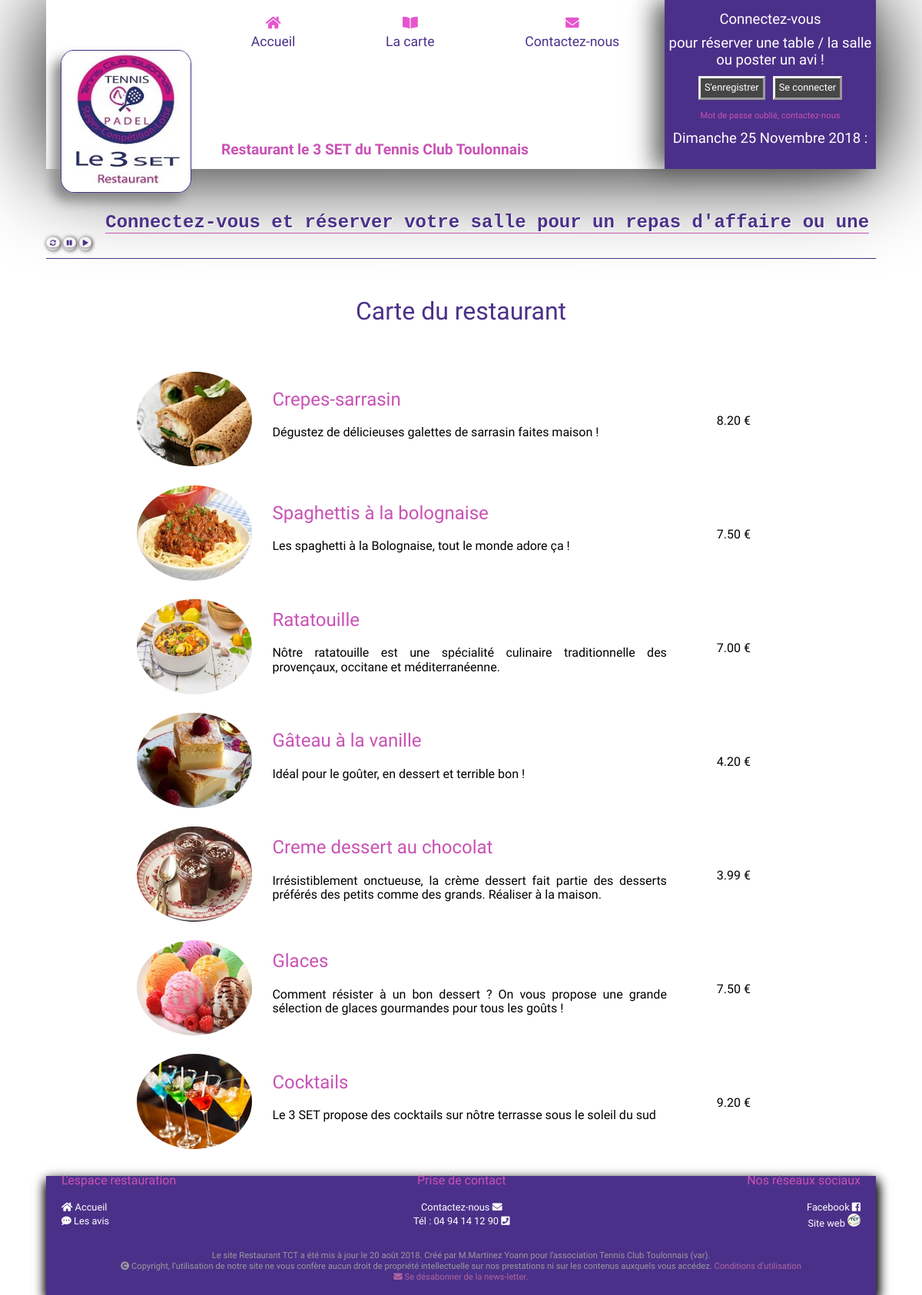
The app's page /?page=user/card with its own data.
### tables this page shows
CREATE TABLE `homes` (
  `id` int(10) NOT NULL,
  `title` varchar(70) NOT NULL,
  `textHome` text NOT NULL,
  `pop` varchar(76) NOT NULL
);

CREATE TABLE `products` (
  `id` int(10) UNSIGNED NOT NULL,
  `mealsId` int(10) NOT NULL,
  `titleProduct` varchar(64) NOT NULL,
  `priceSingle` double NOT NULL,
  `priceTotal` double DEFAULT NULL,
  `description` varchar(512) NOT NULL,
  `picture` varchar(128) NOT NULL
);

### index.php (called while the page is built, shortened)
<?php
if(array_key_exists("page", $_GET)) {
    $page = $_GET['page'];
    if (file_exists("application/controller/$page" . "_controller" . ".php")) {
        require_once "application/controller/$page" . "_controller" . ".php";
    }
} else {
    $template = "home";
}
require_once "application/controller/home_controller.php";
require_once "application/view/layout.phtml";

### application/config/config.php (called while the page is built)
<?php
$this->data = new PDO('mysql:host=localhost;dbname=restauranttct;charset=UTF8','root','Yoann1995$',
    [
        PDO::ATTR_ERRMODE => PDO::ERRMODE_EXCEPTION,
        PDO::ATTR_DEFAULT_FETCH_MODE => PDO::FETCH_ASSOC
    ]
);
$this->data->setAttribute(PDO::ATTR_ERRMODE, PDO::ERRMODE_EXCEPTION);
$this->data->setAttribute(PDO::ATTR_DEFAULT_FETCH_MODE, PDO::FETCH_ASSOC);
$this->data->query("SET lc_time_names = 'fr_FR';");

### application/model/DatabaseHome.class.php (called while the page is built, shortened)
<?php
class DataBaseHome
{
    private $data;
    function __construct()
    {
        include 'application/config/config.php';
    }
    function get_homes() {
        $sql = 'SELECT
                  id,
                  title,
                  textHome,
                  pop
                FROM
                  homes
                 ';
        $query = $this->data->prepare($sql);
        $query->execute();
        return $query->fetchAll();
    }
}

### application/controller/home_controller.php (called while the page is built)
<?php
require_once 'application/model/DatabaseHome.class.php';
$dataHome = new DataBaseHome();
$Homes = $dataHome->get_homes();
require_once 'application/model/DatabaseProduct.class.php';
$dataProduct = new DataBaseProduct();
$Products = $dataProduct->get_Products();

### application/controller/user/card_controller.php (called while the page is built)
<?php
require_once 'application/model/DatabaseHome.class.php';
$dataHome = new DataBaseHome();
$Homes = $dataHome->get_homes();
require_once 'application/model/DatabaseProduct.class.php';
$dataProduct = new DataBaseProduct();
$Products = $dataProduct->get_Products();

### application/model/DatabaseProduct.class.php (called while the page is built, shortened)
<?php
class DataBaseProduct {
    private $data;
    function __construct()
    {
        include 'application/config/config.php';
    }
    function get_Products() {
        $sql = 'SELECT
                  id,
                  picture,
                  titleProduct,
                  description,
                  priceSingle
                FROM
                  products';
        $query = $this->data->prepare($sql);
        $query->execute();
        return $query->fetchAll();
    }
}

### application/view/user/card.phtml (the view, shortened to what this page needs)
<main>
    <section>
        <table class="table_list">
            <caption><h1>Carte du restaurant</h1></caption>
            <tbody>
            <?php foreach ($Products as $Product): ?>
                <tr>
                    <td>
                        <img src="<?= VIEW_PATH ?>images/img_card/<?= $Product['picture'] ?>">
                    </td>
                    <td>
                        <h2><?= htmlspecialchars($Product['titleProduct']) ?></h2>
                        <p><?= htmlspecialchars($Product['description']) ?></p>
                    </td>
                    <td>
                <span class="price">
                   <?= number_format($Product['priceSingle'], 2) ?> €
                </span>
                    </td>
                </tr>
            <?php endforeach; ?>
            </tbody>
        </table>
    </section>
</main>

### application/view/layout.phtml (shortened to what this page needs)
<!doctype html>
<html lang="fr">
    <head>
        <link rel="stylesheet" href="<?= VIEW_PATH ?>css/normalize.css">
        <link rel="stylesheet" href="<?= VIEW_PATH ?>css/style.css">
        <link rel="stylesheet" href="<?= VIEW_PATH ?>css/scroolbar.css">
        <link rel="stylesheet" href="https://use.fontawesome.com/releases/v5.2.0/css/all.css">
    </head>
    <body>
        <header>
            <?php require_once "header.phtml" ?>
        </header>
            <?php require_once "application/view/$template.phtml" ?>
        <link href="<?= VIEW_PATH ?>css/camera.css" rel="stylesheet" type="text/css"/>
    </body>
    <footer>
        <?php require_once "footer.phtml" ?>
    </footer>
</html>

### application/view/header.phtml (shortened to what this page needs)
<header>
    <section>
        <div class="container_nav">
            <div class="logo_tct">
                <a href="<?php htmlspecialchars(HOME) ?>?page=home"><img src="<?= VIEW_PATH ?>images/logo_tct.jpg" alt="logo_tct" title="Le 3 SET"></a>
            </div>
            <nav>
                <ul>
                    <li id="home">
                        <a href="<?php htmlspecialchars(HOME) ?>?page=home"><i class="fas fa-home"></i><br>Accueil</a>
                    </li>
                    <li id="card">
                        <a href="<?php htmlspecialchars(HOME) ?>?page=user/card"><i class="fas fa-book-open"></i><br>La carte</a>
                    </li>
                    <li id="contact">
                        <a href="<?php htmlspecialchars(HOME) ?>?page=user/contact"><i class="fa fa-envelope"></i><br>Contactez-nous</a>
                    </li>
                </ul>
                <h1>Restaurant le 3 SET du Tennis Club Toulonnais</h1>
            </nav>
        </div>
        <div class="box_login">
            <div class="<?= $_SESSION['hide'] ?>">
                <p>Connectez-vous</p>
                <p>pour réserver une table / la salle ou poster un avi !</p>
                <div class="log_tct">
                    <a href="<?php htmlspecialchars(HOME) ?>?page=log/register" class="login">S'enregistrer</a>
                    <a href="<?php htmlspecialchars(HOME) ?>?page=log/login" class="login">Se connecter</a>
                </div>
                <a href="<?php htmlspecialchars(HOME) ?>?page=user/contact" class="mdp_forget">Mot de passe oublié, contactez-nous</a>
            </div>
            <div id="date">
            </div>
        </div>
    </section>
</header>
<body onload="initDefile()">
<div class="box_pop">
    <?php if (isset($Homes)) {
        foreach ($Homes as $home): ?>
            <span id="text_pop"><?= htmlspecialchars($home['pop']) ?></span>
        <?php endforeach;
    } ?>
</div>
<div class="button_pop">
    <a class="button_play" title="Rafraichir la page" href="#" onclick='window.location.reload(false)'><i class="fas fa-sync-alt"></i></a>
    <a class="button_pause" title="Mettre en pause" href="#" onclick="myStopFunction()"><i class="fas fa-pause"></i></a>
    <a class="button_play" title="Redémarage du texte" href="#" onclick="myPlayFunction()"><i class="fas fa-play"></i></a>
</div>
</body>

### application/view/footer.phtml (shortened to what this page needs)
<footer>
    <div id="licence">
        <div id="webmaster">
            <p>
                Le site Restaurant TCT a été mis à jour le 20 août 2018. Créé par M.Martinez Yoann pour l'association Tennis Club Toulonnais (var).<br>
                <span><i class="fas fa-copyright"></i> Copyright, </span> l’utilisation de notre site ne vous confère aucun droit de propriété intellectuelle sur nos prestations ni sur les contenus auxquels vous accédez.
                <a target="_blank" href="<?php htmlspecialchars(HOME) ?>?page=condition">Conditions d'utilisation</a><br>
                <a href="<?php htmlspecialchars(HOME) ?>?page=user/contact"><i class="fa fa-envelope"></i> Se désabonner de la news-letter.</a>
            </p>
        </div>
        <div id="reseau">
            <nav>
                <ul>
                    <li><h4>L'espace restauration </h4></li>
                    <li><a title="Espace restauration" class="logo_reseau" href="<?php htmlspecialchars(HOME) ?>?page=home"><i class="fas fa-home"></i> Accueil</a></li>
                    <li><a title="Carte du restaurant" class="logo_reseau" href="<?php htmlspecialchars(HOME) ?>?page=advice/view_advice"><i class="fas fa-comment-dots"></i> Les avis</a></li>
                </ul>
                <ul>
                    <li><h4>Prise de contact</h4></li>
                    <li><a class="logo_reseau" target="_blank" href="<?php htmlspecialchars(HOME) ?>?page=user/contact">Contactez-nous <i class="fa fa-envelope"></i></a></li>
                    <li><span class="logo_reseau">Tél : 04 94 14 12 90 <i class="fas fa-phone-square"></i></span></li>
                </ul>
                <ul>
                    <li><h4>Nos réseaux sociaux</h4></li>
                    <li><a title="rejoignez-nous sur facebook" class="logo_reseau" target="_blank" href="https://www.facebook.com/Tennis-club-toulonnais-1407133819341384/">Facebook <i class="fab fa-facebook-square"></i></a></li>
                    <li><a title="Club house du TCT" class="logo_reseau" target="_blank" href="https://ballejaune.com/club/TCT">Site web <img src=<?php htmlspecialchars(PATH_ROOT) ?>"<?= VIEW_PATH ?>icon/icon.jpg"></a></li>
            </nav>
        </div>
    </div>
</footer>

### application/view/css/style.css (style rules this page uses)
html { background: url("../images/Menu.jpg") no-repeat center; background-size: cover; }
* { box-sizing: border-box; outline: none; }
header { font-family: 'Amiko', sans-serif; font-size: 1rem; }
body { max-width: 90%; margin: 0 auto; font-family: 'Cantata One', serif; font-size: 1rem; background-color: rgba(255, 255, 255, 0.40); }
main { min-height: 650px; margin-top: 10px; border-top: 1px solid #4b3089; }
.visible { flex-direction: column; }
header section { display: flex; box-shadow: 1px 1px 120px black; justify-content: space-between; height: 220px; }
.logo_tct img { width: 170px; border: 1px solid #4b3089; border-radius: 10%; margin: 65px 19px; box-shadow: -10px 10px 15px #8a8a8a; transition: 2.7s; -webkit-transition: 2.7s; -moz-transition: 2.7s; -o-transition: 2.7s; }
.container_nav { width: 100%; display: flex; background-color: white; }
nav { width: 100%; z-index: 1; }
header ul { display: flex; justify-content: space-around; padding: 0; max-height: 500px; }
header li { text-align: center; display: inline-grid; list-style: none; font-family: 'Cantata One', serif; }
header i { color: #e655ce; padding: 5px; }
header nav a { text-decoration: none; font-size: 1.1em; color: #4b3089; transition-property: transform; transition-duration: 1s; transition-timing-function: ease; }
header h1 { color: #c952b5; font-size: 1.2em; font-family: 'Indie Flower', cursive; margin: 120px 0 0 20px; }
.box_login { padding: 5px; background-color: #4b3089; box-shadow: -13px 1px 30px #5a5a5a; }
.box_login p { font-family: 'Indie Flower', cursive; font-size: 1.16em; width: 265px; color: white; text-align: center; margin: 10px 0; }
.mdp_forget { text-decoration: none; color: #c952b5; width: 100%; font-size: 0.7em; display: inline-block; text-align: center; }
.login , #button_onform, #button_offform { color: #ffffff; padding: 5px; border-style: outset; background-color: #464647; font-size: 0.8em; text-align: center; text-decoration: none; margin: 0 5px; }
#date { display: inline-block; margin-top: 12px; width: 100%; }
.log_tct { justify-content: center; display: flex; margin: 10px; }
.box_pop { overflow:hidden; font-family: 'Indie Flower', cursive; font-size: 1.5em; color: #464647; padding-top: 30px; height: 65px; line-height: 1.5em; }
#text_pop { color: #4b3089; text-shadow: 1px 1px white; font-family: monospace; border-bottom: 1px solid #c952b5; font-weight: bold; }
.button_pause, .button_play, .button_refresh, .fa-sync-alt, .fa-pause, .fa-play { font-size: 0.7em; color: #4b3089; box-shadow: 1px 1px 5px #6a6a6a; border-radius: 20px; }
.button_pause, .button_play, .button_refresh, .fa-sync-alt:hover, .fa-pause:hover, .fa-play:hover { color: #c952b5; }
section { margin-bottom: 20px; }
main h1 { color: #4b3089; font-weight: normal; padding: 50px; margin: 0; }
#list_new_letter p, .form_li, .form_title, nav ul:nth-child(2), .condition { text-align: center; }
.table_list p { text-align: justify; }
.table_list, .table_list_manager { width: 80%; margin: 0 auto; border-collapse: collapse; }
.table_list h2, .table_list_manager h2 { margin-top: 0; color: #c952b5; }
.table_list img, .table_list_manager img { width: 150px; border-radius: 50%; }
.table_list tr, .table_list_manager tr { background-color: #ffffff00; transition: background-color 0.50s; }
.table_list td, .table_list_manager td { padding: 10px; }
.table_list td:first-child, .table_list_manager td:first-child { padding: 10px; width: 2%; color: #c952b5; }
.table_list tbody td:last-child, .table_list_manager td:last-child, .table_list_manager td:nth-of-type(2n) { padding: 10px; text-align: center; width: 13%; }
.table_list td:nth-of-type(2n), .table_list td:nth-of-type(3n) { padding: 10px; width: 45%; }
h2 { font-weight: normal; }
footer { background-color: #4b3089; box-shadow: 1px 7px 15px; height: 155px; }
footer nav { width: 100%; display: flex; justify-content: space-between; }
#licence { padding: 5px 20px; height: 100%; display: flex; flex-direction : column-reverse; }
#reseau { display: flex; }
#reseau h4 { margin-bottom: 15px; margin-top: 1px; color: #c952b5; font-weight: normal; font-family: 'Cantata One', serif; }
#reseau li { list-style: none; }
#reseau img, .site_tct { border-radius: 50%; }
.logo_reseau { color: white; font-size: 0.8em; text-decoration: none; }
nav ul { padding: 0; }
nav ul:last-child { text-align: right; }
#webmaster { text-align: center; font-size: 0.7em; color: #9a9a9a; }
#webmaster a { text-decoration: none; color: #ae659f; }

### records on screen
homes: pop "Connectez-vous et réserver votre salle pour un repas d'affaire ou une…"
products: picture (picture), titleProduct "Crepes-sarrasin", description "Dégustez de délicieuses galettes de sarrasin faites maison !", priceSingle "8.20"
products: picture (picture), titleProduct "Spaghettis à la bolognaise", description "Les spaghetti à la Bolognaise, tout le monde adore ça !", priceSingle "7.50"
products: picture (picture), titleProduct "Ratatouille", description "Nôtre ratatouille est une spécialité culinaire traditionnelle des provençaux, occitane et méditerranéenne.", priceSingle "7.00"
products: picture (picture), titleProduct "Gâteau à la vanille", description "Idéal pour le goûter, en dessert et terrible bon !", priceSingle "4.20"
products: picture (picture), titleProduct "Creme dessert au chocolat", description "Irrésistiblement onctueuse, la crème dessert fait partie des desserts préférés des petits comme des grands. Réaliser à la maison.", priceSingle "3.99"
products: picture (picture), titleProduct "Glaces", description "Comment résister à un bon dessert ? On vous propose une grande sélection de glaces gourmandes pour tous les goûts !", priceSingle "7.50"
products: picture (picture), titleProduct "Cocktails", description "Le 3 SET propose des cocktails sur nôtre terrasse sous le soleil du sud", priceSingle "9.20"
